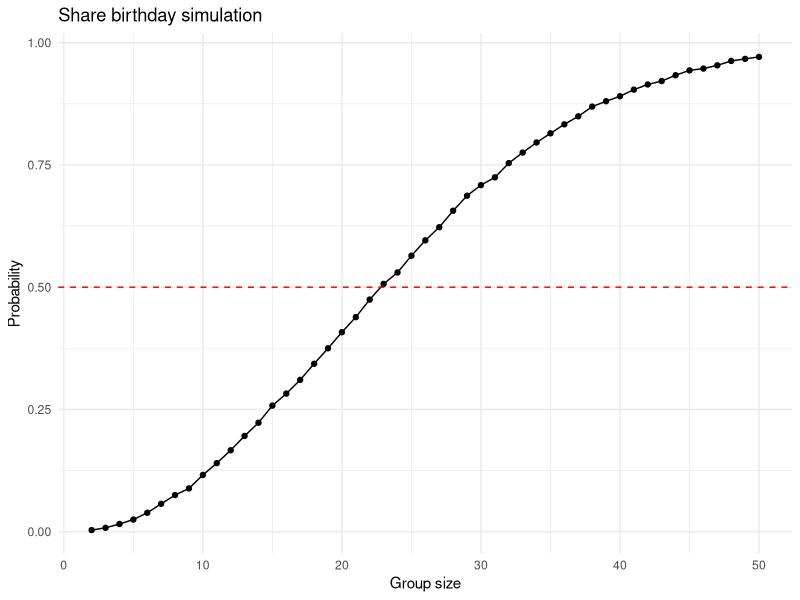

Generate this figure with R:
## ---- chunk 1
# write function
set.seed(123)
duplicate_bd = function(n) {
  bdays = sample(1:365, size = n, replace = TRUE)  ## uniform distributed between 1-365
  return(any(duplicated(bdays)))  ## returns TRUE or FALSE for duplicate birthdays
}

# calculate probability - at least two people share
group_size = 2:50
prob_dup = numeric(length(group_size))

for (i in 1:length(group_size)) {
  n = group_size[i]
  count = 0
  for (j in 1:10000){
    if(duplicate_bd(n)){
      count = count+1
    }
  }
  prob_dup[i] = count/10000
}
prob_dup

# plot
library(tidyverse)
data.frame(group_size = group_size, prob_dup = prob_dup) %>% 
  ggplot(aes(x = group_size, y = prob_dup)) +
  geom_line() +
  geom_point() +
  geom_hline(yintercept = 0.5, linetype = "dashed", color = "red") +
  labs(x = "Group size", y = "Probability", title = "Share birthday simulation") +
  theme_minimal()
